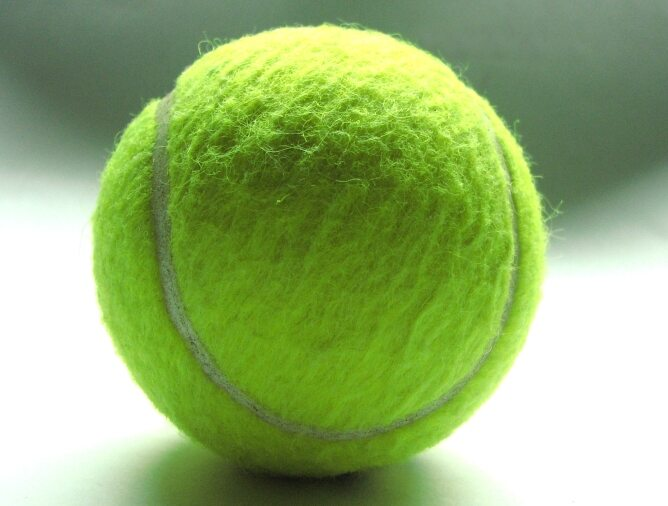
%> input picture Projekt_imbinarize_bwareaopen/main/green.jpeg, 668 x 506 px
$ octave BasicColorDetectGreen.m   (GNU Octave 9; MATLAB toolbox functions it lacks are replaced by stand-ins)
%> lines starting %> are read from the running program, lines starting %| are printed output that depends on the picture
### Projekt_imbinarize_bwareaopen/main/ImbinarizeMtd.m
% Notatki
%   -----
% W metodzie "globalnej" do obliczenia progu Otsu wykorzystuje się histogram obrazu z 256 komór.
% Aby wygenerować obraz binarny z obrazu indeksowanego, należy najpierw przekonwertować obraz na obraz intensywności za pomocą narzędzia IND2GRAY. Aby utworzyć obraz intensywności w skali szarości z obrazu RGB, należy najpierw użyć narzędzia RGB2GRAY do przekształcenia obrazu na obraz intensywności w skali szarości.
% IMBINARIZE przewiduje, że obrazy zmiennoprzecinkowe będą znormalizowane w zakresie [0,1].

function BW = ImbinarizeMtd(I, varargin)

varargin = matlab.images.internal.stringToChar(varargin);
[I,isNumericThreshold,options] = parseInputs(I,varargin{:});

if isNumericThreshold
    T = options.T;
else
    method = options.Method;

    if strcmp(method,'global')
        T = computeGlobalThreshold(I);
    else
        sensitivity = options.Sensitivity;
        fgPolarity  = options.ForegroundPolarity;

        T = adaptthresh(I,sensitivity,'ForegroundPolarity',fgPolarity);
    end

end

% Binaryzacja obrazu przy użyciu obliczonego progu
BW = binarize(I,T);

end

% [26 lines left out: functions binarize, computeGlobalThreshold, not called in this run]

%--------------------------------------------------------------------------
% Analiza wprowadzanych danych
%--------------------------------------------------------------------------
% [81 lines left out: functions parseInputs, validateImage, validateT, not called in this run]

function s = validateSensitivity(s)
validateattributes(s,{'numeric'},{'real','nonsparse','scalar','nonnegative','<=',1},mfilename,'Sensitivity');
end

function fgp = validateForegroundPolarity(fgp)
fgp = validatestring(fgp,{'bright','dark'},mfilename,'ForegroundPolarity');
end

### Projekt_imbinarize_bwareaopen/main/BasicColorDetectGreen.m
clc;clear;close;
% Uzyskanie od użytkownika danych w postaci obrazu.

 mg='green.jpeg';         % Obrazek jest zapisywany w zmiennej.
 imgr= imread(mg);
%> imgr is the input picture: size 506x668x3 uint8; mean R, G, B 147.9, 176.2, 111.2

 % Do wyświetlania obrazu używana jest macierz 2x2, @ POS(1,1).
 subplot(3,3,1);
 imshow(mg);
 title('Obraz nieprzetworzony');

% Wykrywanie koloru czerwonego
  r=imgr(:,:,1); g=imgr(:,:,2); b=imgr(:,:,3);
%> after `r=imgr(:,:,1)`:
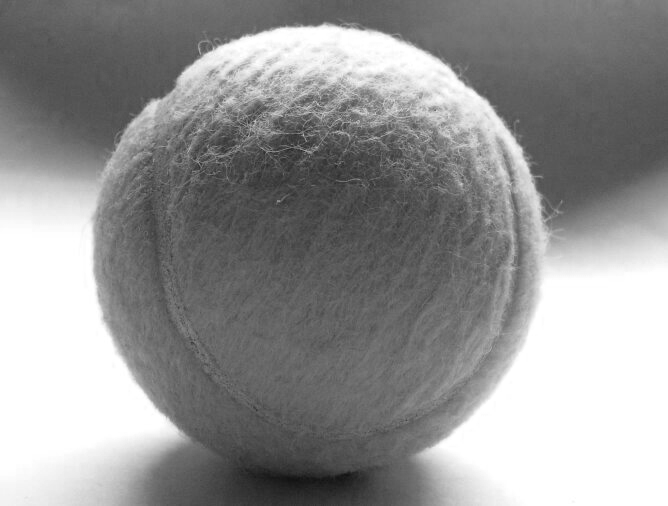
%> r: size 506x668 uint8; min 17, max 255, mean 147.9
%> after `g=imgr(:,:,2)`:
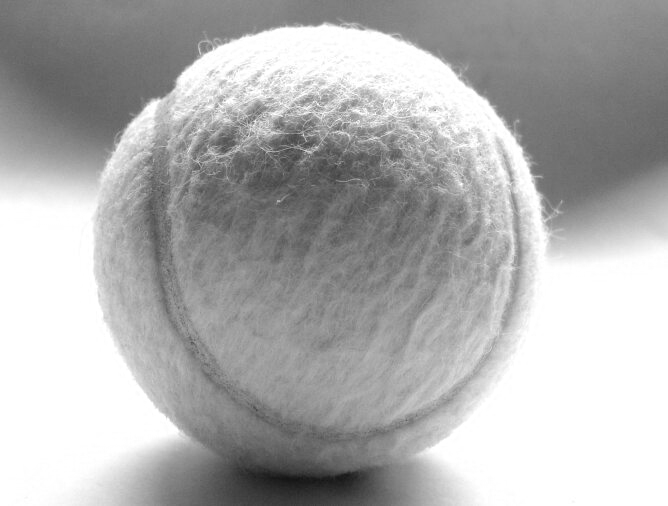
%> g: size 506x668 uint8; min 20, max 255, mean 176.2
%> after `b=imgr(:,:,3)`:
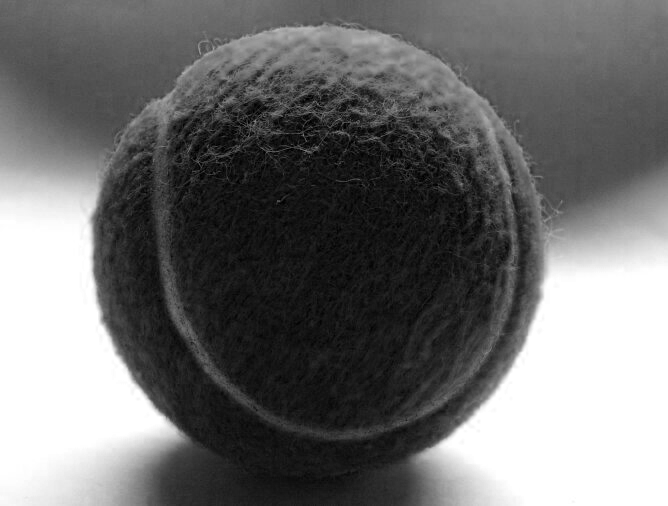
%> b: size 506x668 uint8; min 0, max 255, mean 111.2

  diff_green=imsubtract(g,rgb2gray(imgr));   % Wyodrębnianie czerwonych obiektów z obrazu w odcieniach szarości
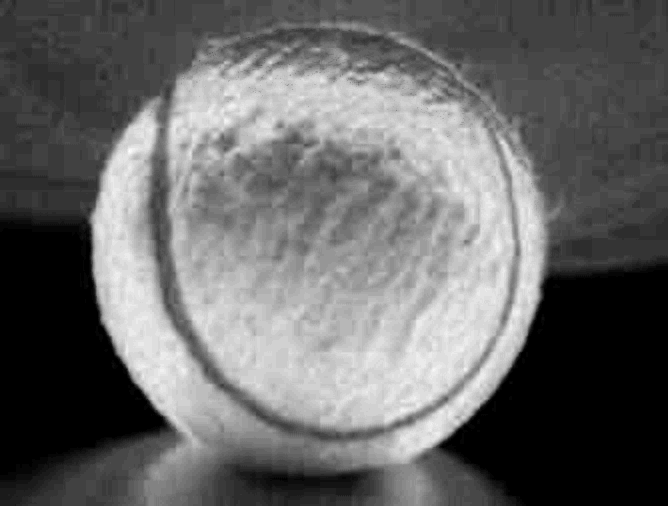
%> diff_green: size 506x668 uint8; min 0, max 39, mean 15.9; drawn with min black and max white
  subplot(3,3,2);
  imshow(diff_green);

  title('Obraz odejmowany');
  diff_g=medfilt2(diff_green,[3 3]);       % Zastosowanie mediana
%> the run ends on the next line
  subplot(3,3,3);
  imshow(diff_g);

  title('Zastosowanie mediana');
  bw_g=ImbinarizeMtd(diff_g,0.2);    % Konwersja obrazu w skali szarości na obraz czarno-biały z wartością progową 0,2.

$ run again, with Projekt_imbinarize_bwareaopen/main/blue.png saved as Projekt_imbinarize_bwareaopen/main/green.jpeg
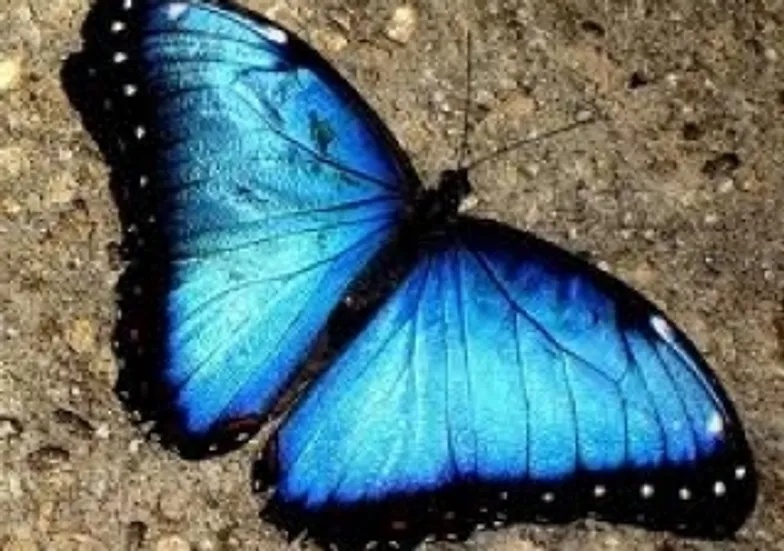
%> input picture Projekt_imbinarize_bwareaopen/main/blue.png, 784 x 551 px
%> imgr is the input picture: size 551x784x3 uint8; mean R, G, B 86.3, 109.5, 112.9
%> `b=imgr(:,:,3)`:
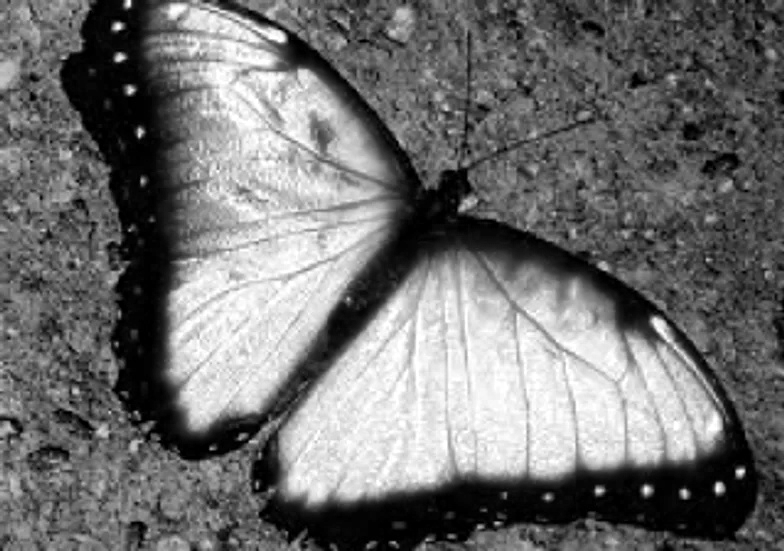
%> b: size 551x784 uint8; min 0, max 255, mean 112.9
%> `diff_green=imsubtract(g,rgb2gray(imgr));`:
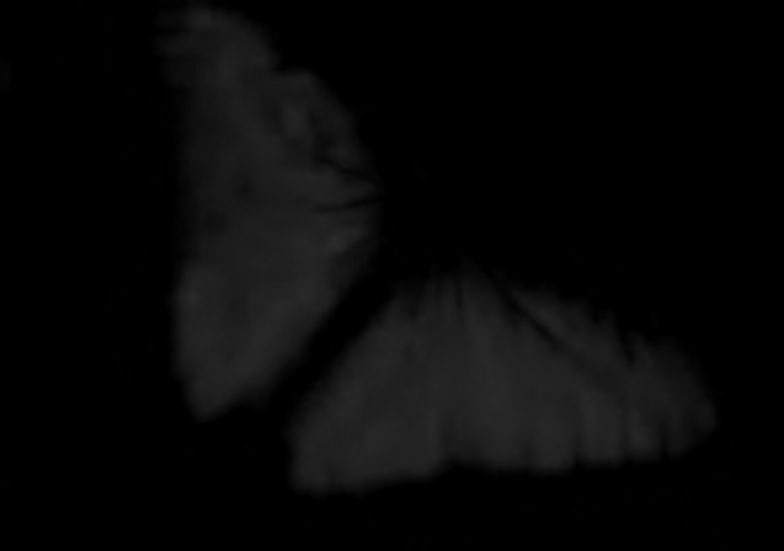
%> diff_green: size 551x784 uint8; min 0, max 43, mean 7.7

$ run again, with Projekt_imbinarize_bwareaopen/main/red.jpg copied over Projekt_imbinarize_bwareaopen/main/green.jpeg
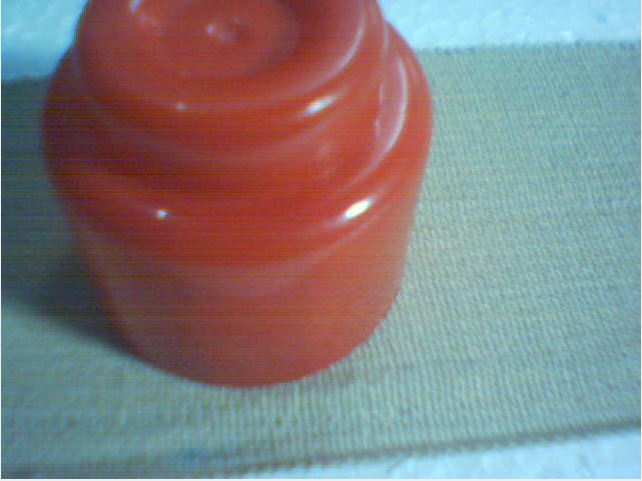
%> input picture Projekt_imbinarize_bwareaopen/main/red.jpg, 642 x 481 px
%> imgr is the input picture: size 481x642x3 uint8; mean R, G, B 130.7, 126.8, 127.9
%> `b=imgr(:,:,3)`:
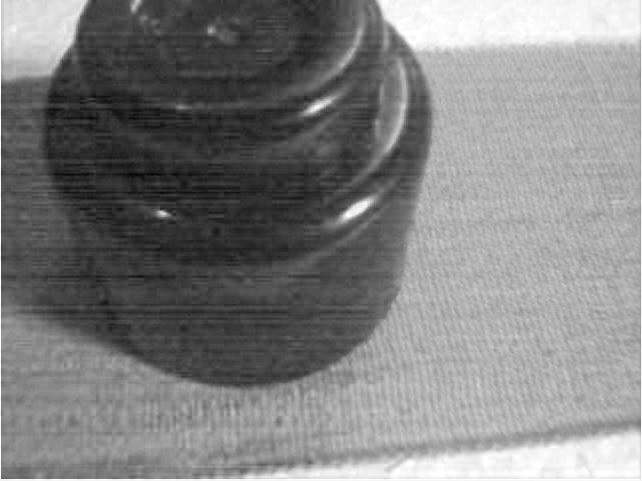
%> b: size 481x642 uint8; min 3, max 255, mean 127.9
%> `diff_green=imsubtract(g,rgb2gray(imgr));`:
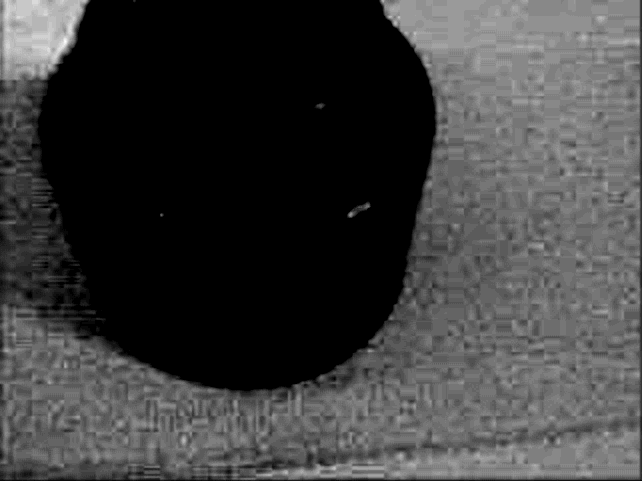
%> diff_green: size 481x642 uint8; min 0, max 28, mean 6.8; drawn with min black and max white
